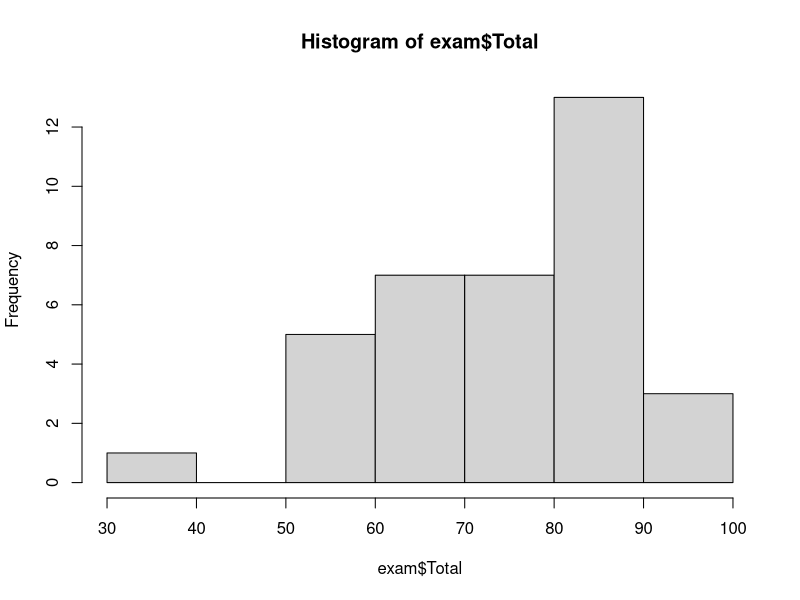
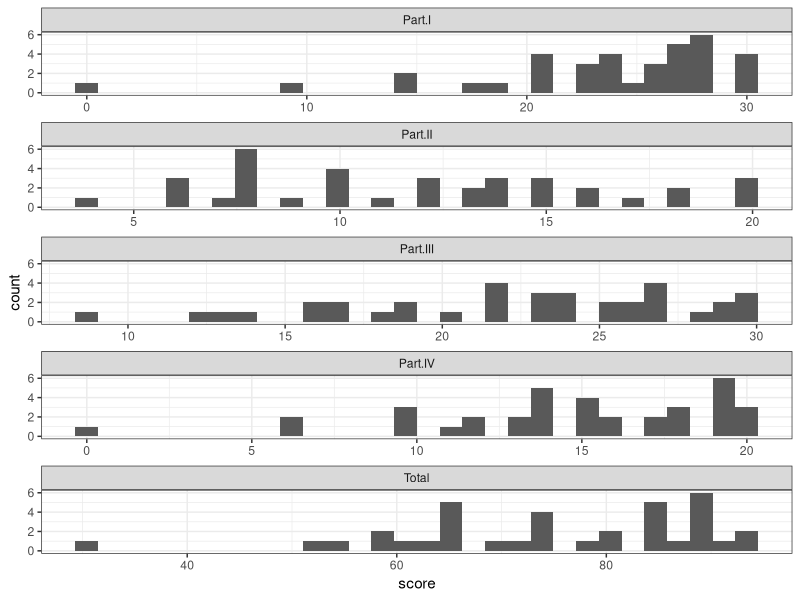

Write R code to recreate these figures, in order.
exam <- read.csv("ExamOneGrades.csv")

hist(exam$Total)
mean(exam$Total)
median(exam$Total)

require(tidyr)
long <- exam %>% pivot_longer(
  cols = c("Part.I", 
           "Part.II", 
           "EC1", "Part.III",
           "EC2", "Part.IV", "Total"),
  names_to = "question",
  values_to = "score"
)

require(ggplot2)

ggplot(long %>%
         subset(question != "EC1" &
                  question != "EC2"), 
       aes(x = score)) +
  geom_histogram() +
  facet_wrap(~question, 
             ncol = 1,
             scales = "free_x") +
  theme_bw()
